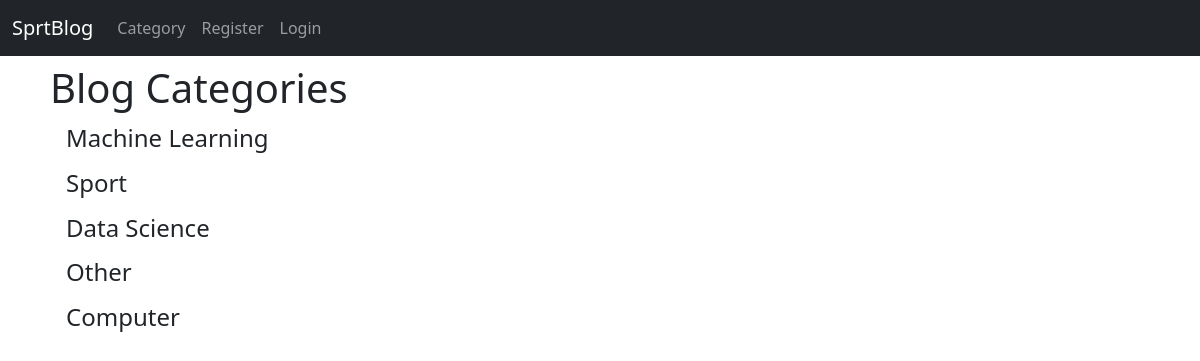
The page /category-list/ on the database its author committed.
### theblog/models.py (models this page shows, shortened)
class Category(models.Model):
    name = models.CharField(max_length=255)
    def __str__(self):
        return self.name

### theblog/views.py (the view)
# urls.py: path('category-list/', CategoryListView, name='category_list'),
def CategoryListView(request):
    cat_menu_list = Category.objects.all()
    return render(request, 'category_list.html', {'cat_menu_list':cat_menu_list})

### theblog/templates/category_list.html (shortened to what this page needs)
{% extends "base.html" %}
{% block content %}
    <h1>Blog Categories</h1>
    {% for item in cat_menu_list %}
        <h4><a class="dropdown-item" href="{% url 'category' item|slugify %}">{{ item }}</a></h4>
    {% endfor %}
{% endblock %}

### rows shown on the page
Category: name "Machine Learning"
Category: name "Sport"
Category: name "Data Science"
Category: name "Other"
Category: name "Computer"
